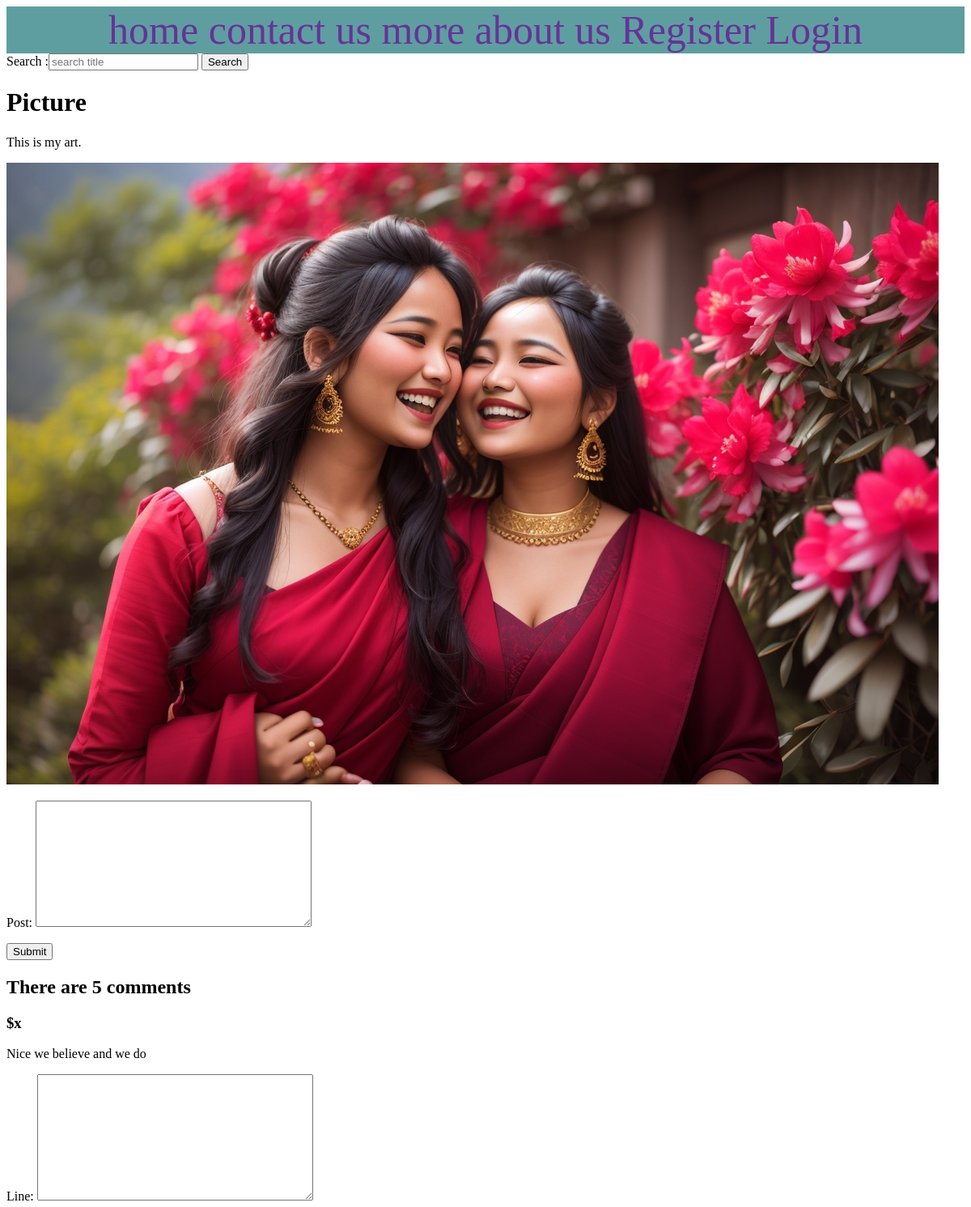
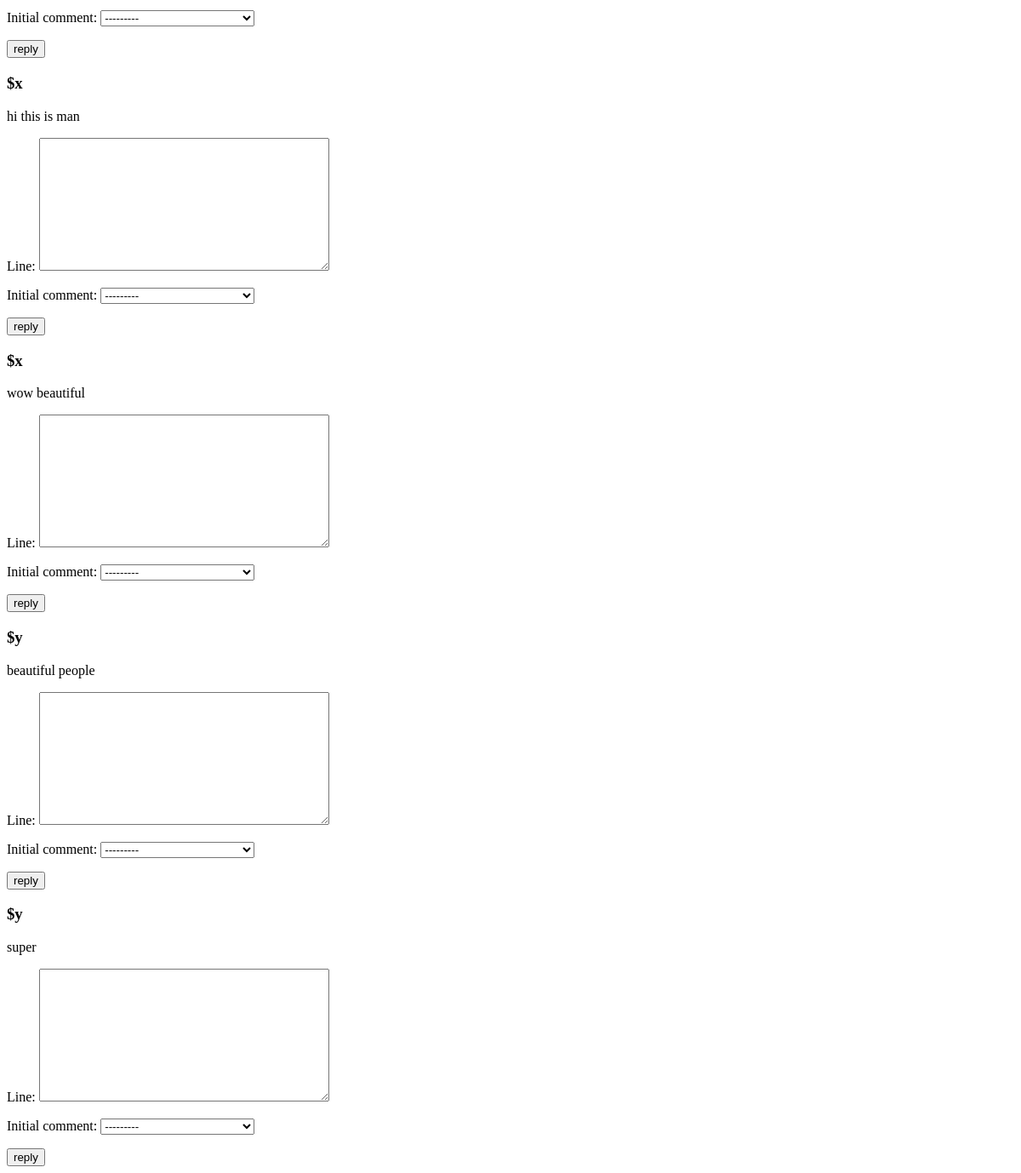
/1/, run on the app's committed database (2 pictures, top to bottom).
### theapp/models.py (models this page shows, shortened)
class Thepost(models.Model):
    title = models.CharField(gettext('title of your creation'),max_length=100)
    description = models.TextField(gettext('Describe you art'))
    images = models.ImageField(gettext('show us your magic'), upload_to='saved/')
    created_at = models.DateTimeField(auto_now_add=True)
    updated_at = models.DateTimeField(auto_now = True )
    user = models.ForeignKey(User,on_delete=models.CASCADE, related_name='hero')
    type = models.ForeignKey(Type, on_delete=models.CASCADE, related_name = 'types')

class Comment(models.Model):
    user = models.ForeignKey(User, on_delete=models.CASCADE, related_name = 'users')
    belong_to = models.ForeignKey(Thepost,on_delete=models.CASCADE, related_name = 'belongs')
    post = models.TextField()
    posted_date = models.DateTimeField(auto_now_add=True, null = True)
    def __str__(self):
        return self.post

### theapp/views.py (the view, shortened to what this page needs)
# urls.py: path('<int:id>/',get_view, name = 'get_view'),
def get_view(request,id):
    objects = get_object_or_404(Thepost,id = id )
    com = get_object_or_404(Comment,id =id)
    form = CommentForm()
    replys = ReplyForm()
    comments =  Comment.objects.filter(belong_to = objects)
    reply = Reply.objects.all()
    counts = Comment.objects.filter(belong_to = objects).count()
    context = { 'objects':objects, 'form':form, 'comments':comments, 'count':counts , 'reply':reply ,'replys':replys }
    return render(request,'view_object.html',context)

### theapp/forms.py
class CommentForm(forms.ModelForm):
    class Meta:
        model = Comment
        fields = ["post",]

class ReplyForm(forms.ModelForm):
    class Meta:
        model = Reply
        fields  = ["line","initial_comment"]

### theapp/templates/view_object.html (shortened to what this page needs)
{% extends 'index.html' %}
{% block content %}
<div class = "view">
    <h1> {{objects.title}}</h1>
<p> {{objects.description}} </p>
<img src="{{objects.images.url}}" alt="ok">
</div>
<form method = "POST"  >
    {{form.as_p}}
    <button type = "submit" name ="submitButton"  value = "comment" >Submit </button>
</form>
<div class ="comments" >
    <h2>There are {{count}} comments </h2>
    {% for c in comments %}
    <h3>
        ${{c.user}}
    </h3>
    <p>
    {{c.post}}
    </p>
    {% if c.user != request.user %}
    <form method = "POST"  >
        {{replys.as_p}}
        <button type = "submit" name = "submitButton" value = "reply">reply </button>
    </form>
    {% endif %}
    {% endfor %}
</div>
    {% endblock %}

### data on the page
Thepost: title "Picture", description "This is my art.", images (picture)
Comment: user "x", post "Nice we believe and we do"
Comment: user "x", post "hi this is man"
Comment: user "x", post "wow beautiful"
Comment: user "y", post "beautiful people"
Comment: user "y", post "super"

### other printed values
{{ count }} "5"
